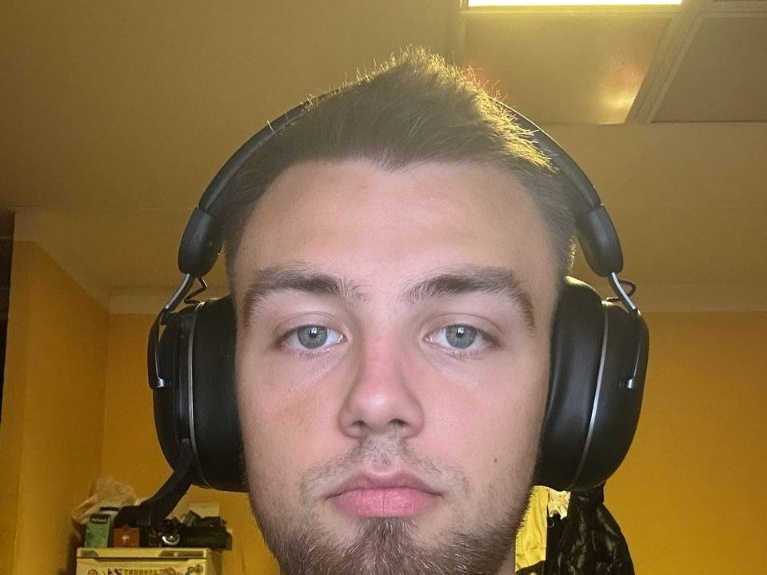
%> input picture 7_semester/Системы технического зрения на производстве/ЛР2/moy_kadr.jpg, 767 x 575 px
$ octave lr2_from_photo.m   (GNU Octave 9; MATLAB toolbox functions it lacks are replaced by stand-ins)
%> lines starting %> are read from the running program, lines starting %| are printed output that depends on the picture; in (x1, y1, x2, y2) boxes, pixels count from 0 and x2, y2 are one past the last pixel; in counts of white or black regions, pixels touching at a corner belong together; the program's own positions count from 1
%% ЛР2: свой кадр вместо demo-узора
clc; close all;
base = fileparts(mfilename('fullpath'));
outDir = fullfile(base, 'screenshots');
if ~exist(outDir, 'dir'); mkdir(outDir); end
srcPath = fullfile(base, 'moy_kadr.jpg');

I0 = imread(srcPath);
%> I0 is the input picture: size 575x767x3 uint8; mean R, G, B 137.5, 109.1, 72.1
I640 = imresize(I0, [480 640]);
I160 = imresize(I0, [120 160]);
I768 = rgb2gray(imresize(I0, [576 768]));
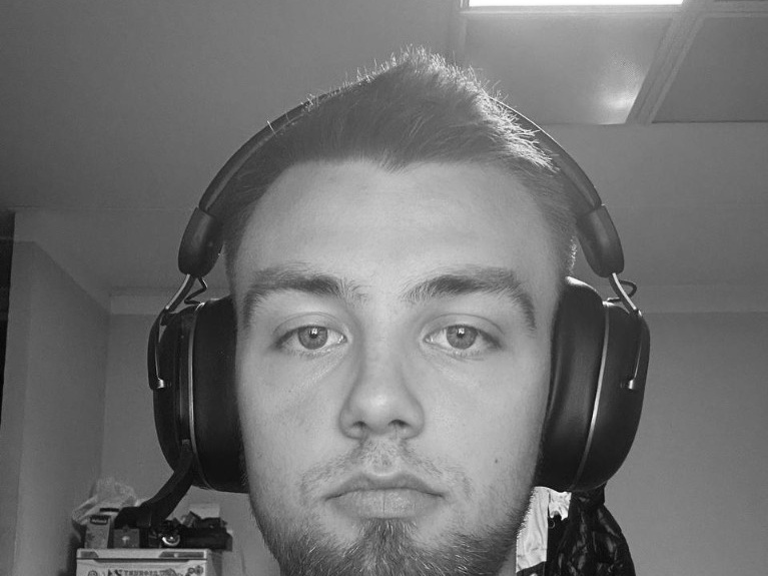
%> I768: size 576x768 uint8; min 2, max 255, mean 113.4

imwrite(I640, fullfile(outDir, 'snapshot_default.png'));
imwrite(I640, fullfile(outDir, 'mode_RGB_NTSC.png'));
imwrite(I160, fullfile(outDir, 'mode_S_Video.png'));
imwrite(I768, fullfile(outDir, 'mode_CCIR.png'));

fig = figure('Color', 'w', 'Position', [80 80 640 520], 'MenuBar', 'none', 'ToolBar', 'none');
ax = axes('Parent', fig, 'Position', [0 0.06 1 0.94]);
imshow(I640, 'Parent', ax);
annotation(fig, 'textbox', [0 0 0.25 0.06], 'String', datestr(now, 'HH:MM:SS.FFF'), ...
    'EdgeColor', 'k', 'HorizontalAlignment', 'center', 'FontSize', 8, 'Margin', 2);
annotation(fig, 'textbox', [0.25 0 0.2 0.06], 'String', '640x480', ...
    'EdgeColor', 'k', 'HorizontalAlignment', 'center', 'FontSize', 8, 'Margin', 2);
annotation(fig, 'textbox', [0.45 0 0.2 0.06], 'String', '30.00 FPS', ...
    'EdgeColor', 'k', 'HorizontalAlignment', 'center', 'FontSize', 8, 'Margin', 2);
annotation(fig, 'textbox', [0.65 0 0.35 0.06], 'String', 'Waiting for START.', ...
    'EdgeColor', 'k', 'HorizontalAlignment', 'center', 'FontSize', 8, 'Margin', 2);
drawnow;
fr = getframe(fig);
imwrite(fr.cdata, fullfile(outDir, 'preview.png'));
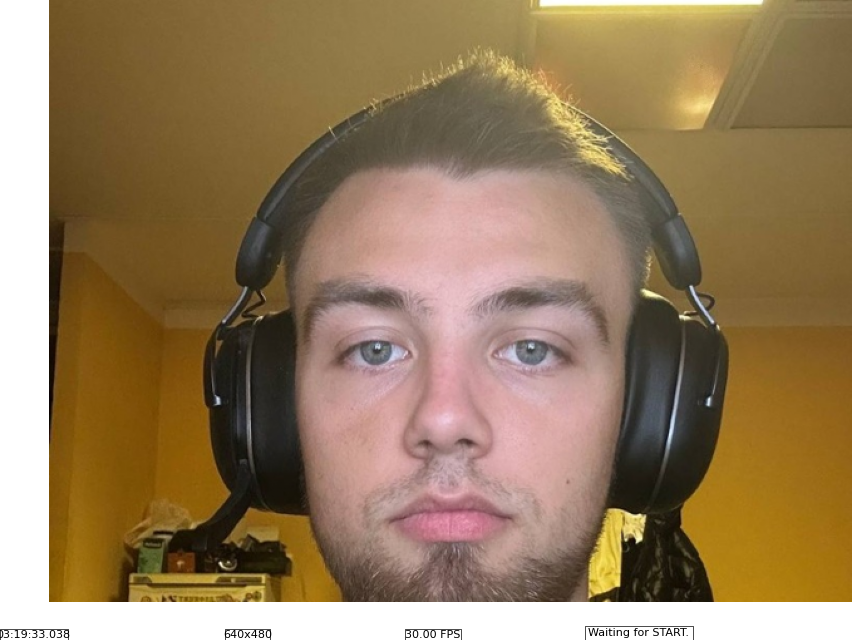
%> saved as preview.png: size 640x860x3 uint8; mean R, G, B 150.9, 126, 93.5
close(fig);

Ihi = local_recolor(I640, -0.08, 1.35);
%> in local_recolor, `hsv = rgb2hsv(im2double(I));`: hsv: size 480x640x3 double; mean H, S, V 0.154, 0.493, 0.54
%> in local_recolor, `hsv(:,:,1) = mod(hsv(:,:,1) + hueShift, 1);`: hsv: size 480x640x3 double; mean H, S, V 0.293, 0.493, 0.54
%> in local_recolor, `hsv(:,:,2) = min(1, hsv(:,:,2) * satGain);`: hsv: size 480x640x3 double; mean H, S, V 0.293, 0.63, 0.54
%> in local_recolor, `J = im2uint8(hsv2rgb(hsv));`:
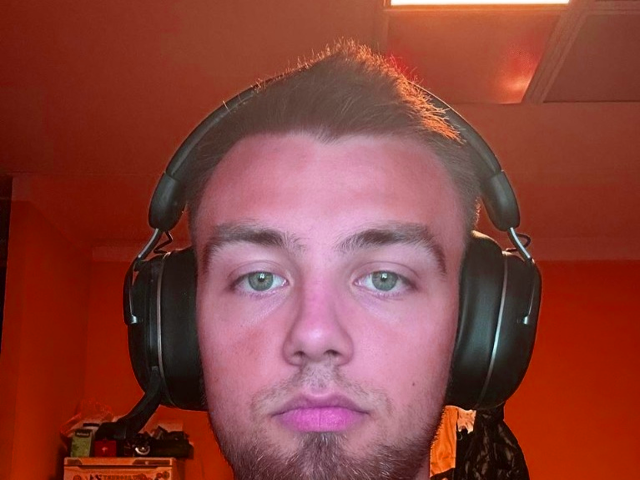
%> J: size 480x640x3 uint8; mean R, G, B 137.4, 65.6, 58.9
Ilo = local_recolor(I640, 0.12, 0.45);
%> call 2 of local_recolor, with hueShift = 0.12, satGain = 0.45
%> in local_recolor (call 2), `hsv(:,:,1) = mod(hsv(:,:,1) + hueShift, 1);`: hsv: size 480x640x3 double; mean H, S, V 0.214, 0.493, 0.54
%> in local_recolor (call 2), `hsv(:,:,2) = min(1, hsv(:,:,2) * satGain);`: hsv: size 480x640x3 double; mean H, S, V 0.214, 0.222, 0.54
%> in local_recolor (call 2), `J = im2uint8(hsv2rgb(hsv));`:
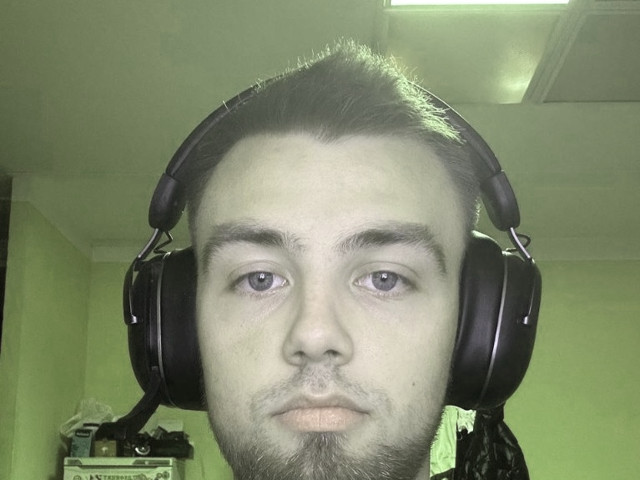
%> J: size 480x640x3 uint8; mean R, G, B 128.3, 136.7, 108
imwrite(Ihi, fullfile(outDir, 'snapshot_hue_sat_high.png'));
imwrite(Ilo, fullfile(outDir, 'snapshot_hue_sat_low.png'));
imwrite(Ihi, fullfile(outDir, 'hue_sat_high.png'));
imwrite(Ilo, fullfile(outDir, 'hue_sat_low.png'));

G1 = rgb2gray(I640);
G2 = rgb2gray(imtranslate(I640, [12 4], 'FillValues', 0));
G1s = rgb2gray(I160);
G2s = rgb2gray(imtranslate(I160, [4 2], 'FillValues', 0));
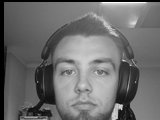
%> G2s: size 120x160 uint8; min 0, max 254, mean 109.2

for t = [5 10 25]
    BW = imabsdiff(G1, G2) > t;
    imwrite(BW, fullfile(outDir, sprintf('motion_RGB_NTSC_th%d.png', t)));
end
%> this loop made 3 passes
%> pass 1, `BW = imabsdiff(G1, G2) > t;`:
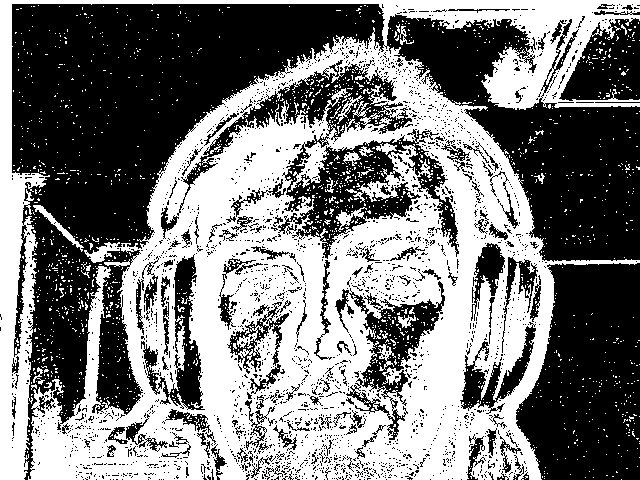
%> BW: size 480x640 logical; 48.2% white; 1862 white regions (1835 under 20 px), largest, box (x1, y1, x2, y2) and area: (0, 0, 640, 480) 141964, (33, 205, 84, 252) 332, (377, 344, 396, 371) 175
imwrite(imabsdiff(G1s, G2s) > 10, fullfile(outDir, 'motion_S_Video_th10.png'));
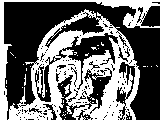
%> saved as motion_S_Video_th10.png: size 120x160 logical; 41.4% white; 43 white regions (41 under 20 px), largest, box (x1, y1, x2, y2) and area: (8, 9, 140, 120) 6236, (0, 0, 160, 120) 1586

fid = fopen(fullfile(outDir, 'stream.csv'), 'w');
fprintf(fid, 'Format,W,H,FPS,BytesPerPixel,MBps\n');
fprintf(fid, 'RGB_NTSC,640,480,30,3,27.648\n');
fprintf(fid, 'S-Video,160,120,30,3,1.728\n');
fprintf(fid, 'CCIR,768,576,30,1,13.27104\n');
fclose(fid);

fprintf('Кадр обработан: %s\n', srcPath);
fprintf('Crop: %dx%d -> 640x480 / 160x120 / 768x576\n', size(I0,2), size(I0,1));
%| Crop: 767x575 -> 640x480 / 160x120 / 768x576

function J = local_recolor(I, hueShift, satGain)
    hsv = rgb2hsv(im2double(I));
    hsv(:,:,1) = mod(hsv(:,:,1) + hueShift, 1);
    hsv(:,:,2) = min(1, hsv(:,:,2) * satGain);
    J = im2uint8(hsv2rgb(hsv));
end
